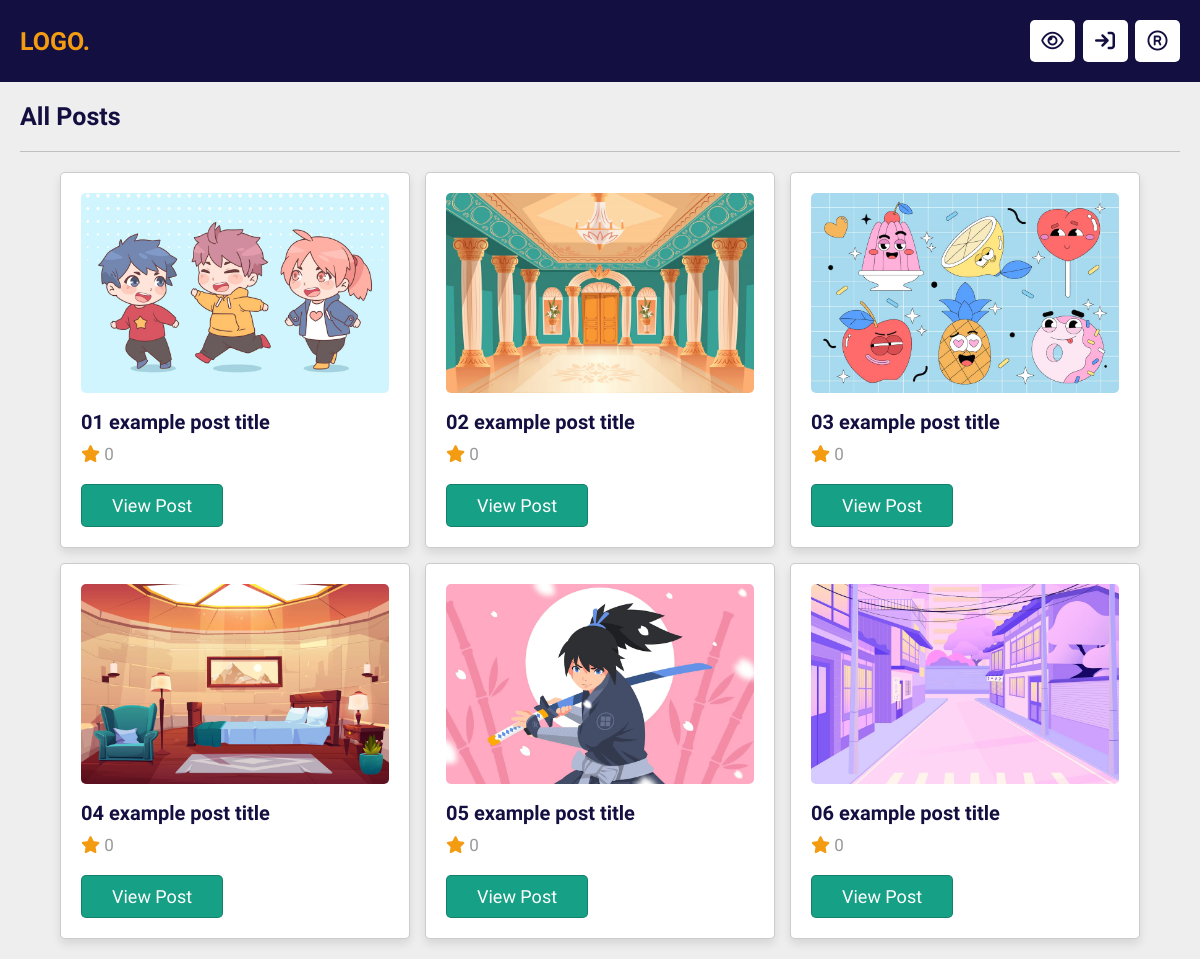
The app's page /all_posts.php with its own data.
### tables this page shows
CREATE TABLE `posts` (
  `id` varchar(20) NOT NULL,
  `title` varchar(50) NOT NULL,
  `image` varchar(30) NOT NULL
);

### all_posts.php (the view, shortened to what this page needs)
<?php
include "components/connect.php";
?>
<!DOCTYPE html>
<html lang="es">
<head>
    <link rel="stylesheet" href="css/style.css">
</head>
<body>
    <header>
        <?php include "components/header.php"; ?>
    </header>
    <section class="all-posts">
        <div class="heading">
            <h1>all posts</h1>
        </div>
        <div class="box-container">
            <?php
            $select_posts = $conn->prepare("SELECT * FROM `posts`");
            $select_posts->execute();
            if ($select_posts->rowCount() > 0) {
                while ($fetch_post = $select_posts->fetch(PDO::FETCH_ASSOC)) {
                    $post_id = $fetch_post["id"];
                    $count_reviews = $conn->prepare("SELECT * FROM `reviews` WHERE post_id = ?");
                    $count_reviews->execute([$fetch_post["id"]]);
                    $total_reviews = $count_reviews->rowCount();
            ?>
                    <div class="box">
                        <img src="uploaded_files/<?= $fetch_post["image"]; ?>" alt="" class="image">
                        <h3 class="title"> <?= $fetch_post["title"]; ?> </h3>
                        <p class="total-reviews">
                            <i class="fas fa-star"></i>
                            <span><?= $total_reviews; ?></span>
                        </p>
                        <a href="view_post.php?get_id=<?= $post_id; ?>" class="inline-btn">view post</a>
                    </div>
            <?php
                }
            } else {
                echo '<p class="empty">no posts added yet!</p>';
            }
            ?>
        </div>
    </section>
</body>
</html>

### components/header.php (shortened to what this page needs)
<header class="header">
    <section class="flex">
        <a href="all_posts.php" class="logo">Logo.</a>
        <nav class="navbar">
            <a href="all_posts.php" class="far fa-eye"></a>
            <a href="login.php" class="fas fa-arrow-right-to-bracket"></a>
            <a href="register.php" class="far fa-registered"></a>
        </nav>
    </section>
</header>

### css/style.css (style rules this page uses)
:root { --main-color: #16a085; --red: #eb4d4b; --orange: #f39c12; --black: #130f40; --light-color: #999; --light-bg: #eee; --white: #fff; --border: .1rem solid rgba(0, 0, 0, .2); --box-shadow: 0 .5rem 1rem rgba(0, 0, 0, .1); }
* { font-family: "Comfortaa", cursive; margin: 0; padding: 0; box-sizing: border-box; outline: none; border: none; text-decoration: none; scrollbar-color: var(--main-color)var(--black); scrollbar-width: thin; }
html { font-size: 62.5%; overflow-x: hidden; }
body { background-color: var(--light-bg); }
section { max-width: 1200px; margin: 0 auto; padding: 2rem; }
.heading { display: flex; align-items: center; justify-content: space-between; padding-bottom: 2rem; margin-bottom: 2rem; gap: 1.5rem; flex-wrap: wrap; border-bottom: var(--border); }
.heading h1 { font-size: 2.5rem; color: var(--black); text-transform: capitalize; }
.inline-btn, .inline-delete-btn, .inline-option-btn { display: inline-block; }
.btn, .delete-btn, .option-btn, .inline-btn, .inline-delete-btn, .inline-option-btn { margin-top: 1rem; text-align: center; padding: 1rem 3rem; font-size: 1.8rem; border-radius: .5rem; border: var(--border); color: var(--white); cursor: pointer; text-transform: capitalize; }
.btn, .inline-btn { background-color: var(--main-color); }
.header { position: sticky; top: 0; left: 0; right: 0; background-color: var(--black); z-index: 1000; }
.header .flex { display: flex; align-items: center; justify-content: space-between; position: relative; }
.header .flex .logo { font-size: 2.5rem; color: var(--orange); font-weight: bolder; text-transform: uppercase; }
.header .flex .navbar #user-btn, .header .flex .navbar a { height: 4.2rem; width: 4.5rem; line-height: 4.2rem; font-size: 2rem; color: var(--black); background-color: var(--white); border-radius: .5rem; text-align: center; margin-left: .5rem; cursor: pointer; }
.all-posts .box-container { display: grid; grid-template-columns: repeat(auto-fit, 35rem); gap: 1.5rem; align-items: flex-start; justify-content: center; }
.all-posts .box-container .box { background-color: var(--white); box-shadow: var(--box-shadow); border-radius: .5rem; padding: 2rem; border: var(--border); overflow-x: hidden; }
.all-posts .box-container .box .image { width: 100%; height: 20rem; border-radius: .5rem; object-fit: cover; margin-bottom: 1.5rem; }
.all-posts .box-container .box .title { font-size: 2rem; color: var(--black); text-overflow: ellipsis; overflow-x: hidden; }
.all-posts .box-container .box .total-reviews { font-size: 1.7rem; padding: 1rem 0; }
.all-posts .box-container .box .total-reviews i { color: var(--orange); }
.all-posts .box-container .box .total-reviews span { color: var(--light-color); }

### records on screen
posts: image (picture), title "01 example post title", total_reviews "0"
posts: image (picture), title "02 example post title", total_reviews "0"
posts: image (picture), title "03 example post title", total_reviews "0"
posts: image (picture), title "04 example post title", total_reviews "0"
posts: image (picture), title "05 example post title", total_reviews "0"
posts: image (picture), title "06 example post title", total_reviews "0"
